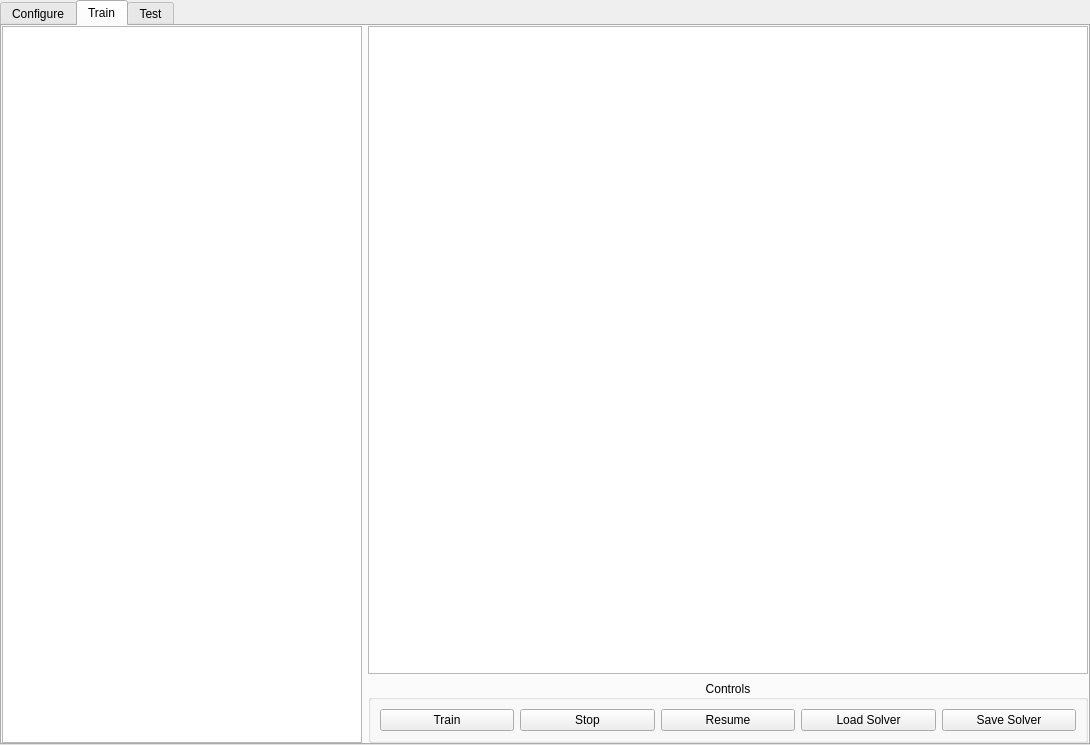
<?xml version="1.0" encoding="UTF-8"?>
<ui version="4.0">
 <class>tabWidget</class>
 <widget class="QTabWidget" name="tabWidget">
  <property name="geometry">
   <rect>
    <x>0</x>
    <y>0</y>
    <width>1090</width>
    <height>745</height>
   </rect>
  </property>
  <property name="windowTitle">
   <string>CaffeViz</string>
  </property>
  <property name="currentIndex">
   <number>1</number>
  </property>
  <widget class="QWidget" name="configTab">
   <property name="sizePolicy">
    <sizepolicy hsizetype="Expanding" vsizetype="Expanding">
     <horstretch>0</horstretch>
     <verstretch>0</verstretch>
    </sizepolicy>
   </property>
   <attribute name="title">
    <string>Configure</string>
   </attribute>
   <layout class="QGridLayout" name="gridLayout_2">
    <property name="leftMargin">
     <number>0</number>
    </property>
    <property name="topMargin">
     <number>0</number>
    </property>
    <property name="rightMargin">
     <number>0</number>
    </property>
    <property name="bottomMargin">
     <number>0</number>
    </property>
    <item row="0" column="0">
     <widget class="QSplitter" name="splitter_2">
      <property name="orientation">
       <enum>Qt::Horizontal</enum>
      </property>
      <widget class="QWidget" name="flowchartCtrlWidget" native="true">
       <property name="sizePolicy">
        <sizepolicy hsizetype="Expanding" vsizetype="Expanding">
         <horstretch>1</horstretch>
         <verstretch>1</verstretch>
        </sizepolicy>
       </property>
       <layout class="QVBoxLayout" name="verticalLayout_4">
        <property name="spacing">
         <number>0</number>
        </property>
        <property name="leftMargin">
         <number>0</number>
        </property>
        <property name="topMargin">
         <number>0</number>
        </property>
        <property name="rightMargin">
         <number>0</number>
        </property>
        <property name="bottomMargin">
         <number>0</number>
        </property>
        <item>
         <widget class="QLabel" name="parametersLabel">
          <property name="sizePolicy">
           <sizepolicy hsizetype="Preferred" vsizetype="Fixed">
            <horstretch>0</horstretch>
            <verstretch>0</verstretch>
           </sizepolicy>
          </property>
          <property name="text">
           <string>Params</string>
          </property>
          <property name="alignment">
           <set>Qt::AlignCenter</set>
          </property>
         </widget>
        </item>
        <item>
         <widget class="QWidget" name="widget_4" native="true"/>
        </item>
       </layout>
      </widget>
      <widget class="QWidget" name="flowchartWidget" native="true">
       <property name="sizePolicy">
        <sizepolicy hsizetype="Expanding" vsizetype="Expanding">
         <horstretch>2</horstretch>
         <verstretch>8</verstretch>
        </sizepolicy>
       </property>
       <layout class="QVBoxLayout" name="verticalLayout_5">
        <property name="spacing">
         <number>0</number>
        </property>
        <property name="leftMargin">
         <number>0</number>
        </property>
        <property name="topMargin">
         <number>0</number>
        </property>
        <property name="rightMargin">
         <number>0</number>
        </property>
        <property name="bottomMargin">
         <number>0</number>
        </property>
        <item>
         <widget class="QLabel" name="netFlowchartLabel">
          <property name="sizePolicy">
           <sizepolicy hsizetype="Preferred" vsizetype="Fixed">
            <horstretch>0</horstretch>
            <verstretch>0</verstretch>
           </sizepolicy>
          </property>
          <property name="text">
           <string>Net Flowchart</string>
          </property>
          <property name="alignment">
           <set>Qt::AlignCenter</set>
          </property>
         </widget>
        </item>
        <item>
         <widget class="QWidget" name="widget_5" native="true"/>
        </item>
       </layout>
      </widget>
     </widget>
    </item>
   </layout>
  </widget>
  <widget class="QWidget" name="trainTab">
   <attribute name="title">
    <string>Train</string>
   </attribute>
   <layout class="QHBoxLayout" name="horizontalLayout_2">
    <property name="leftMargin">
     <number>0</number>
    </property>
    <property name="topMargin">
     <number>0</number>
    </property>
    <property name="rightMargin">
     <number>0</number>
    </property>
    <property name="bottomMargin">
     <number>0</number>
    </property>
    <item>
     <layout class="QGridLayout" name="gridLayout">
      <item row="1" column="1">
       <widget class="QGroupBox" name="controlBox">
        <property name="sizePolicy">
         <sizepolicy hsizetype="Preferred" vsizetype="Preferred">
          <horstretch>2</horstretch>
          <verstretch>1</verstretch>
         </sizepolicy>
        </property>
        <property name="title">
         <string>Controls</string>
        </property>
        <property name="alignment">
         <set>Qt::AlignCenter</set>
        </property>
        <layout class="QHBoxLayout" name="horizontalLayout_3">
         <item>
          <widget class="QPushButton" name="trainButton">
           <property name="text">
            <string>Train</string>
           </property>
          </widget>
         </item>
         <item>
          <widget class="QPushButton" name="stopButton">
           <property name="text">
            <string>Stop</string>
           </property>
          </widget>
         </item>
         <item>
          <widget class="QPushButton" name="resumeButton">
           <property name="text">
            <string>Resume</string>
           </property>
          </widget>
         </item>
         <item>
          <widget class="QPushButton" name="loadSolverButton">
           <property name="text">
            <string>Load Solver</string>
           </property>
          </widget>
         </item>
         <item>
          <widget class="QPushButton" name="saveSolverButton">
           <property name="text">
            <string>Save Solver</string>
           </property>
          </widget>
         </item>
        </layout>
       </widget>
      </item>
      <item row="0" column="0" rowspan="2">
       <widget class="ParameterTree" name="trainParamTree">
        <property name="sizePolicy">
         <sizepolicy hsizetype="Expanding" vsizetype="Expanding">
          <horstretch>1</horstretch>
          <verstretch>1</verstretch>
         </sizepolicy>
        </property>
        <property name="rootIsDecorated">
         <bool>true</bool>
        </property>
        <property name="headerHidden">
         <bool>true</bool>
        </property>
        <column>
         <property name="text">
          <string notr="true">1</string>
         </property>
        </column>
       </widget>
      </item>
      <item row="0" column="1">
       <widget class="PlotWidget" name="trainGraphicsLayout">
        <property name="sizePolicy">
         <sizepolicy hsizetype="Expanding" vsizetype="Expanding">
          <horstretch>2</horstretch>
          <verstretch>12</verstretch>
         </sizepolicy>
        </property>
       </widget>
      </item>
     </layout>
    </item>
   </layout>
  </widget>
  <widget class="QWidget" name="testTab">
   <attribute name="title">
    <string>Test</string>
   </attribute>
   <layout class="QGridLayout" name="gridLayout_3">
    <property name="leftMargin">
     <number>0</number>
    </property>
    <property name="topMargin">
     <number>0</number>
    </property>
    <property name="rightMargin">
     <number>0</number>
    </property>
    <property name="bottomMargin">
     <number>0</number>
    </property>
    <item row="0" column="0">
     <widget class="QSplitter" name="splitter">
      <property name="sizePolicy">
       <sizepolicy hsizetype="Expanding" vsizetype="Expanding">
        <horstretch>0</horstretch>
        <verstretch>0</verstretch>
       </sizepolicy>
      </property>
      <property name="orientation">
       <enum>Qt::Horizontal</enum>
      </property>
      <property name="childrenCollapsible">
       <bool>false</bool>
      </property>
      <widget class="QWidget" name="flowchartCtrlWidget_2" native="true">
       <property name="sizePolicy">
        <sizepolicy hsizetype="Expanding" vsizetype="Expanding">
         <horstretch>1</horstretch>
         <verstretch>1</verstretch>
        </sizepolicy>
       </property>
       <layout class="QVBoxLayout" name="verticalLayout_3">
        <property name="spacing">
         <number>0</number>
        </property>
        <property name="leftMargin">
         <number>0</number>
        </property>
        <property name="topMargin">
         <number>0</number>
        </property>
        <property name="rightMargin">
         <number>0</number>
        </property>
        <property name="bottomMargin">
         <number>0</number>
        </property>
        <item>
         <widget class="QLabel" name="parametersLabel_2">
          <property name="sizePolicy">
           <sizepolicy hsizetype="Preferred" vsizetype="Fixed">
            <horstretch>0</horstretch>
            <verstretch>0</verstretch>
           </sizepolicy>
          </property>
          <property name="text">
           <string>Parameters</string>
          </property>
          <property name="alignment">
           <set>Qt::AlignCenter</set>
          </property>
         </widget>
        </item>
        <item>
         <widget class="QWidget" name="widget_3" native="true"/>
        </item>
       </layout>
      </widget>
      <widget class="QWidget" name="flowchartWidget_2" native="true">
       <property name="sizePolicy">
        <sizepolicy hsizetype="Expanding" vsizetype="Expanding">
         <horstretch>2</horstretch>
         <verstretch>8</verstretch>
        </sizepolicy>
       </property>
       <layout class="QVBoxLayout" name="verticalLayout_2">
        <property name="spacing">
         <number>0</number>
        </property>
        <property name="leftMargin">
         <number>0</number>
        </property>
        <property name="topMargin">
         <number>0</number>
        </property>
        <property name="rightMargin">
         <number>0</number>
        </property>
        <property name="bottomMargin">
         <number>0</number>
        </property>
        <item>
         <widget class="QLabel" name="netFlowchartLabel_2">
          <property name="sizePolicy">
           <sizepolicy hsizetype="Preferred" vsizetype="Fixed">
            <horstretch>0</horstretch>
            <verstretch>0</verstretch>
           </sizepolicy>
          </property>
          <property name="text">
           <string>Net Flowchart</string>
          </property>
          <property name="alignment">
           <set>Qt::AlignCenter</set>
          </property>
         </widget>
        </item>
        <item>
         <widget class="QWidget" name="widget_2" native="true"/>
        </item>
       </layout>
      </widget>
      <widget class="QWidget" name="displayLayout" native="true">
       <property name="sizePolicy">
        <sizepolicy hsizetype="Expanding" vsizetype="Expanding">
         <horstretch>2</horstretch>
         <verstretch>1</verstretch>
        </sizepolicy>
       </property>
       <property name="minimumSize">
        <size>
         <width>100</width>
         <height>100</height>
        </size>
       </property>
       <layout class="QVBoxLayout" name="verticalLayout">
        <property name="spacing">
         <number>0</number>
        </property>
        <property name="leftMargin">
         <number>0</number>
        </property>
        <property name="topMargin">
         <number>0</number>
        </property>
        <property name="rightMargin">
         <number>0</number>
        </property>
        <property name="bottomMargin">
         <number>0</number>
        </property>
        <item>
         <widget class="QLabel" name="displayLabel">
          <property name="sizePolicy">
           <sizepolicy hsizetype="Preferred" vsizetype="Fixed">
            <horstretch>0</horstretch>
            <verstretch>0</verstretch>
           </sizepolicy>
          </property>
          <property name="text">
           <string>Display</string>
          </property>
          <property name="alignment">
           <set>Qt::AlignCenter</set>
          </property>
         </widget>
        </item>
        <item>
         <widget class="DockArea" name="displayArea" native="true"/>
        </item>
       </layout>
      </widget>
     </widget>
    </item>
   </layout>
  </widget>
 </widget>
 <customwidgets>
  <customwidget>
   <class>ParameterTree</class>
   <extends>QTreeWidget</extends>
   <header>pyqtgraph.parametertree.ParameterTree</header>
  </customwidget>
  <customwidget>
   <class>PlotWidget</class>
   <extends>QGraphicsView</extends>
   <header>pyqtgraph</header>
  </customwidget>
  <customwidget>
   <class>DockArea</class>
   <extends>QWidget</extends>
   <header>pyqtgraph.dockarea</header>
   <container>1</container>
  </customwidget>
 </customwidgets>
 <resources/>
 <connections/>
</ui>
